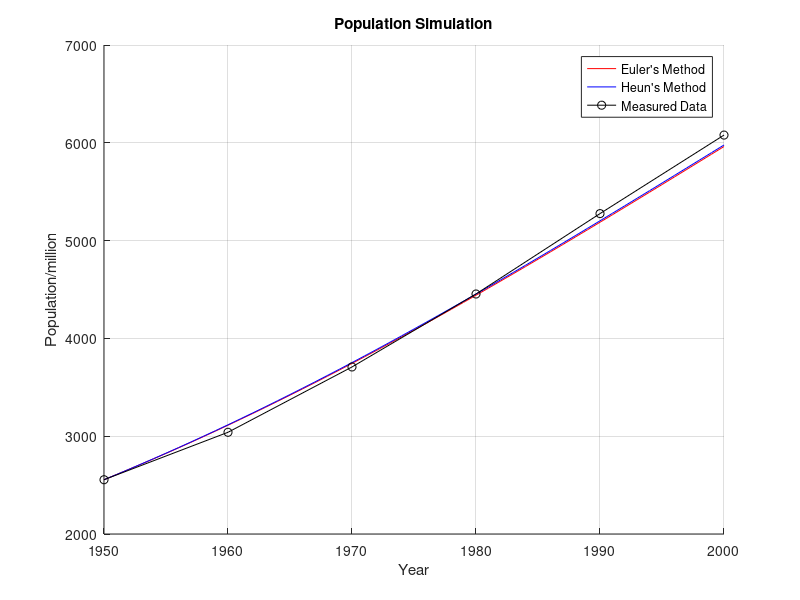

Write MATLAB code to recreate this figure.
% Exercise 1
% Parameters
kgm = 0.026; 
pmax = 12000; 
p0 = 2555; 
t_data = 1950:10:2000; 
p_data = [2555, 3040, 3708, 4454, 5276, 6079]; 
step = 1; 
t = 1950:step:2000;

% Euler's Method
p_euler = zeros(size(t));
p_euler(1) = p0;
for i = 2:length(t)
    dpdt = kgm * (1 - p_euler(i-1) / pmax) * p_euler(i-1);
    p_euler(i) = p_euler(i-1) + dpdt * step;
end

% Heun's Method
p_heun = zeros(size(t));
p_heun(1) = p0;
for i = 2:length(t)
    dpdt1 = kgm * (1 - p_heun(i-1) / pmax) * p_heun(i-1);
    p_predictor = p_heun(i-1) + dpdt1 * step;
    dpdt2 = kgm * (1 - p_predictor / pmax) * p_predictor;
    p_heun(i) = p_heun(i-1) + (dpdt1 + dpdt2) / 2 * step;
end

% Plotting
figure;
hold on;
plot(t, p_euler, 'r-', 'DisplayName', "Euler's Method");
plot(t, p_heun, 'b-', 'DisplayName', "Heun's Method");
plot(t_data, p_data, 'ko-', 'DisplayName', "Measured Data");
xlabel('Year');
ylabel('Population/million');
legend;
title('Population Simulation');
grid on;
